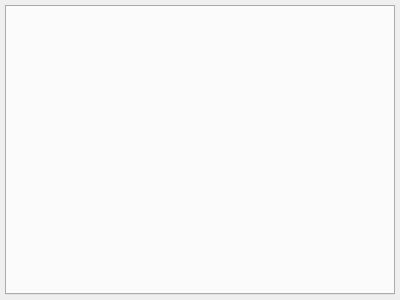
<?xml version="1.0" encoding="UTF-8"?>
<ui version="4.0">
 <class>tabwidget</class>
 <widget class="QWidget" name="tabwidget">
  <property name="geometry">
   <rect>
    <x>0</x>
    <y>0</y>
    <width>400</width>
    <height>300</height>
   </rect>
  </property>
  <property name="windowTitle">
   <string>Form</string>
  </property>
  <layout class="QVBoxLayout" name="verticalLayout">
   <property name="leftMargin">
    <number>5</number>
   </property>
   <property name="topMargin">
    <number>5</number>
   </property>
   <property name="rightMargin">
    <number>5</number>
   </property>
   <property name="bottomMargin">
    <number>5</number>
   </property>
   <item>
    <widget class="QTabWidget" name="tab_widget">
     <property name="currentIndex">
      <number>-1</number>
     </property>
     <property name="tabsClosable">
      <bool>true</bool>
     </property>
     <property name="movable">
      <bool>true</bool>
     </property>
    </widget>
   </item>
  </layout>
 </widget>
 <resources/>
 <connections/>
</ui>
